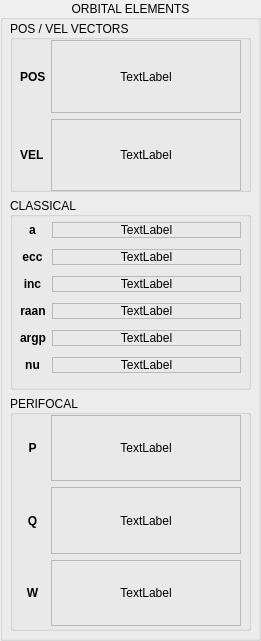
   <widget class="QGroupBox" name="orbitElements">
    <property name="geometry">
     <rect>
      <x>350</x>
      <y>10</y>
      <width>261</width>
      <height>641</height>
     </rect>
    </property>
    <property name="title">
     <string>ORBITAL ELEMENTS</string>
    </property>
    <property name="alignment">
     <set>Qt::AlignCenter</set>
    </property>
    <widget class="QWidget" name="">
     <property name="geometry">
      <rect>
       <x>10</x>
       <y>20</y>
       <width>241</width>
       <height>611</height>
      </rect>
     </property>
     <layout class="QVBoxLayout" name="verticalLayout_9" stretch="8,9,11">
      <property name="spacing">
       <number>5</number>
      </property>
      <item>
       <widget class="QGroupBox" name="rv">
        <property name="font">
         <font>
          <weight>50</weight>
          <bold>false</bold>
         </font>
        </property>
        <property name="title">
         <string>POS / VEL VECTORS</string>
        </property>
        <property name="alignment">
         <set>Qt::AlignLeading|Qt::AlignLeft|Qt::AlignVCenter</set>
        </property>
        <widget class="QWidget" name="layoutWidget">
         <property name="geometry">
          <rect>
           <x>10</x>
           <y>20</y>
           <width>221</width>
           <height>151</height>
          </rect>
         </property>
         <layout class="QHBoxLayout" name="horizontalLayout_2" stretch="1,10">
          <item>
           <layout class="QVBoxLayout" name="verticalLayout_2">
            <item>
             <widget class="QLabel" name="POS">
              <property name="minimumSize">
               <size>
                <width>25</width>
                <height>0</height>
               </size>
              </property>
              <property name="font">
               <font>
                <weight>75</weight>
                <bold>true</bold>
               </font>
              </property>
              <property name="text">
               <string>POS</string>
              </property>
              <property name="alignment">
               <set>Qt::AlignLeading|Qt::AlignLeft|Qt::AlignVCenter</set>
              </property>
             </widget>
            </item>
            <item>
             <widget class="QLabel" name="VEL">
              <property name="minimumSize">
               <size>
                <width>25</width>
                <height>0</height>
               </size>
              </property>
              <property name="font">
               <font>
                <weight>75</weight>
                <bold>true</bold>
               </font>
              </property>
              <property name="text">
               <string>VEL</string>
              </property>
              <property name="alignment">
               <set>Qt::AlignLeading|Qt::AlignLeft|Qt::AlignVCenter</set>
              </property>
             </widget>
            </item>
           </layout>
          </item>
          <item>
           <layout class="QVBoxLayout" name="verticalLayout_3">
            <item>
             <widget class="QLabel" name="elem_rv_0">
              <property name="frameShape">
               <enum>QFrame::StyledPanel</enum>
              </property>
              <property name="text">
               <string>TextLabel</string>
              </property>
              <property name="alignment">
               <set>Qt::AlignCenter</set>
              </property>
             </widget>
            </item>
            <item>
             <widget class="QLabel" name="elem_rv_1">
              <property name="frameShape">
               <enum>QFrame::StyledPanel</enum>
              </property>
              <property name="text">
               <string>TextLabel</string>
              </property>
              <property name="alignment">
               <set>Qt::AlignCenter</set>
              </property>
              <property name="margin">
               <number>5</number>
              </property>
             </widget>
            </item>
           </layout>
          </item>
         </layout>
        </widget>
       </widget>
      </item>
      <item>
       <widget class="QGroupBox" name="classical">
        <property name="font">
         <font>
          <weight>50</weight>
          <bold>false</bold>
         </font>
        </property>
        <property name="title">
         <string>CLASSICAL</string>
        </property>
        <property name="alignment">
         <set>Qt::AlignLeading|Qt::AlignLeft|Qt::AlignVCenter</set>
        </property>
        <widget class="QWidget" name="layoutWidget">
         <property name="geometry">
          <rect>
           <x>10</x>
           <y>20</y>
           <width>221</width>
           <height>151</height>
          </rect>
         </property>
         <layout class="QFormLayout" name="cl_form">
          <property name="sizeConstraint">
           <enum>QLayout::SetMinimumSize</enum>
          </property>
          <property name="verticalSpacing">
           <number>11</number>
          </property>
          <property name="topMargin">
           <number>5</number>
          </property>
          <property name="rightMargin">
           <number>0</number>
          </property>
          <item row="0" column="0">
           <widget class="QLabel" name="a">
            <property name="sizePolicy">
             <sizepolicy hsizetype="Minimum" vsizetype="Preferred">
              <horstretch>3</horstretch>
              <verstretch>0</verstretch>
             </sizepolicy>
            </property>
            <property name="minimumSize">
             <size>
              <width>25</width>
              <height>0</height>
             </size>
            </property>
            <property name="font">
             <font>
              <weight>75</weight>
              <bold>true</bold>
             </font>
            </property>
            <property name="text">
             <string>a</string>
            </property>
            <property name="alignment">
             <set>Qt::AlignCenter</set>
            </property>
           </widget>
          </item>
          <item row="0" column="1">
           <widget class="QLabel" name="elem_coe_0">
            <property name="frameShape">
             <enum>QFrame::StyledPanel</enum>
            </property>
            <property name="text">
             <string>TextLabel</string>
            </property>
            <property name="alignment">
             <set>Qt::AlignCenter</set>
            </property>
           </widget>
          </item>
          <item row="1" column="0">
           <widget class="QLabel" name="argp">
            <property name="sizePolicy">
             <sizepolicy hsizetype="Minimum" vsizetype="Preferred">
              <horstretch>3</horstretch>
              <verstretch>0</verstretch>
             </sizepolicy>
            </property>
            <property name="minimumSize">
             <size>
              <width>25</width>
              <height>0</height>
             </size>
            </property>
            <property name="font">
             <font>
              <weight>75</weight>
              <bold>true</bold>
             </font>
            </property>
            <property name="text">
             <string>ecc</string>
            </property>
            <property name="alignment">
             <set>Qt::AlignCenter</set>
            </property>
           </widget>
          </item>
          <item row="1" column="1">
           <widget class="QLabel" name="elem_coe_1">
            <property name="frameShape">
             <enum>QFrame::StyledPanel</enum>
            </property>
            <property name="text">
             <string>TextLabel</string>
            </property>
            <property name="alignment">
             <set>Qt::AlignCenter</set>
            </property>
           </widget>
          </item>
          <item row="2" column="0">
           <widget class="QLabel" name="ecc">
            <property name="sizePolicy">
             <sizepolicy hsizetype="Minimum" vsizetype="Preferred">
              <horstretch>3</horstretch>
              <verstretch>0</verstretch>
             </sizepolicy>
            </property>
            <property name="minimumSize">
             <size>
              <width>25</width>
              <height>0</height>
             </size>
            </property>
            <property name="font">
             <font>
              <weight>75</weight>
              <bold>true</bold>
             </font>
            </property>
            <property name="text">
             <string>inc</string>
            </property>
            <property name="alignment">
             <set>Qt::AlignCenter</set>
            </property>
           </widget>
          </item>
          <item row="2" column="1">
           <widget class="QLabel" name="elem_coe_2">
            <property name="frameShape">
             <enum>QFrame::StyledPanel</enum>
            </property>
            <property name="text">
             <string>TextLabel</string>
            </property>
            <property name="alignment">
             <set>Qt::AlignCenter</set>
            </property>
           </widget>
          </item>
          <item row="3" column="0">
           <widget class="QLabel" name="inc">
            <property name="sizePolicy">
             <sizepolicy hsizetype="Minimum" vsizetype="Preferred">
              <horstretch>3</horstretch>
              <verstretch>0</verstretch>
             </sizepolicy>
            </property>
            <property name="minimumSize">
             <size>
              <width>25</width>
              <height>0</height>
             </size>
            </property>
            <property name="font">
             <font>
              <weight>75</weight>
              <bold>true</bold>
             </font>
            </property>
            <property name="text">
             <string>raan</string>
            </property>
            <property name="alignment">
             <set>Qt::AlignCenter</set>
            </property>
           </widget>
          </item>
          <item row="3" column="1">
           <widget class="QLabel" name="elem_coe_3">
            <property name="frameShape">
             <enum>QFrame::StyledPanel</enum>
            </property>
            <property name="text">
             <string>TextLabel</string>
            </property>
            <property name="alignment">
             <set>Qt::AlignCenter</set>
            </property>
           </widget>
          </item>
          <item row="4" column="0">
           <widget class="QLabel" name="nu">
            <property name="sizePolicy">
             <sizepolicy hsizetype="Minimum" vsizetype="Preferred">
              <horstretch>3</horstretch>
              <verstretch>0</verstretch>
             </sizepolicy>
            </property>
            <property name="minimumSize">
             <size>
              <width>25</width>
              <height>0</height>
             </size>
            </property>
            <property name="font">
             <font>
              <weight>75</weight>
              <bold>true</bold>
             </font>
            </property>
            <property name="text">
             <string>argp</string>
            </property>
            <property name="alignment">
             <set>Qt::AlignCenter</set>
            </property>
           </widget>
          </item>
          <item row="4" column="1">
           <widget class="QLabel" name="elem_coe_4">
            <property name="frameShape">
             <enum>QFrame::StyledPanel</enum>
            </property>
            <property name="text">
             <string>TextLabel</string>
            </property>
            <property name="alignment">
             <set>Qt::AlignCenter</set>
            </property>
           </widget>
          </item>
          <item row="5" column="0">
           <widget class="QLabel" name="raan">
            <property name="sizePolicy">
             <sizepolicy hsizetype="Minimum" vsizetype="Preferred">
              <horstretch>3</horstretch>
              <verstretch>0</verstretch>
             </sizepolicy>
            </property>
            <property name="minimumSize">
             <size>
              <width>25</width>
              <height>0</height>
             </size>
            </property>
            <property name="font">
             <font>
              <weight>75</weight>
              <bold>true</bold>
             </font>
            </property>
            <property name="text">
             <string>nu</string>
            </property>
            <property name="alignment">
             <set>Qt::AlignCenter</set>
            </property>
           </widget>
          </item>
          <item row="5" column="1">
           <widget class="QLabel" name="elem_coe_5">
            <property name="frameShape">
             <enum>QFrame::StyledPanel</enum>
            </property>
            <property name="text">
             <string>TextLabel</string>
            </property>
            <property name="alignment">
             <set>Qt::AlignCenter</set>
            </property>
           </widget>
          </item>
         </layout>
        </widget>
       </widget>
      </item>
      <item>
       <widget class="QGroupBox" name="perifocal">
        <property name="title">
         <string>PERIFOCAL</string>
        </property>
        <property name="alignment">
         <set>Qt::AlignLeading|Qt::AlignLeft|Qt::AlignVCenter</set>
        </property>
        <widget class="QWidget" name="layoutWidget">
         <property name="geometry">
          <rect>
           <x>10</x>
           <y>20</y>
           <width>221</width>
           <height>211</height>
          </rect>
         </property>
         <layout class="QHBoxLayout" name="perifocalLayout" stretch="1,11">
          <property name="sizeConstraint">
           <enum>QLayout::SetNoConstraint</enum>
          </property>
          <item>
           <layout class="QVBoxLayout" name="verticalLayout_5">
            <item>
             <widget class="QLabel" name="P">
              <property name="minimumSize">
               <size>
                <width>25</width>
                <height>0</height>
               </size>
              </property>
              <property name="font">
               <font>
                <weight>75</weight>
                <bold>true</bold>
               </font>
              </property>
              <property name="text">
               <string>P</string>
              </property>
              <property name="alignment">
               <set>Qt::AlignCenter</set>
              </property>
             </widget>
            </item>
            <item>
             <widget class="QLabel" name="Q">
              <property name="minimumSize">
               <size>
                <width>25</width>
                <height>0</height>
               </size>
              </property>
              <property name="font">
               <font>
                <weight>75</weight>
                <bold>true</bold>
               </font>
              </property>
              <property name="text">
               <string>Q</string>
              </property>
              <property name="alignment">
               <set>Qt::AlignCenter</set>
              </property>
             </widget>
            </item>
            <item>
             <widget class="QLabel" name="W">
              <property name="minimumSize">
               <size>
                <width>25</width>
                <height>0</height>
               </size>
              </property>
              <property name="font">
               <font>
                <weight>75</weight>
                <bold>true</bold>
               </font>
              </property>
              <property name="text">
               <string>W</string>
              </property>
              <property name="alignment">
               <set>Qt::AlignCenter</set>
              </property>
             </widget>
            </item>
           </layout>
          </item>
          <item>
           <layout class="QVBoxLayout" name="verticalLayout_4">
            <item>
             <widget class="QLabel" name="elem_pqw_0">
              <property name="frameShape">
               <enum>QFrame::StyledPanel</enum>
              </property>
              <property name="text">
               <string>TextLabel</string>
              </property>
              <property name="alignment">
               <set>Qt::AlignCenter</set>
              </property>
             </widget>
            </item>
            <item>
             <widget class="QLabel" name="elem_pqw_1">
              <property name="frameShape">
               <enum>QFrame::StyledPanel</enum>
              </property>
              <property name="text">
               <string>TextLabel</string>
              </property>
              <property name="alignment">
               <set>Qt::AlignCenter</set>
              </property>
             </widget>
            </item>
            <item>
             <widget class="QLabel" name="elem_pqw_2">
              <property name="frameShape">
               <enum>QFrame::StyledPanel</enum>
              </property>
              <property name="text">
               <string>TextLabel</string>
              </property>
              <property name="alignment">
               <set>Qt::AlignCenter</set>
              </property>
             </widget>
            </item>
           </layout>
          </item>
         </layout>
        </widget>
       </widget>
      </item>
     </layout>
    </widget>
   </widget>
